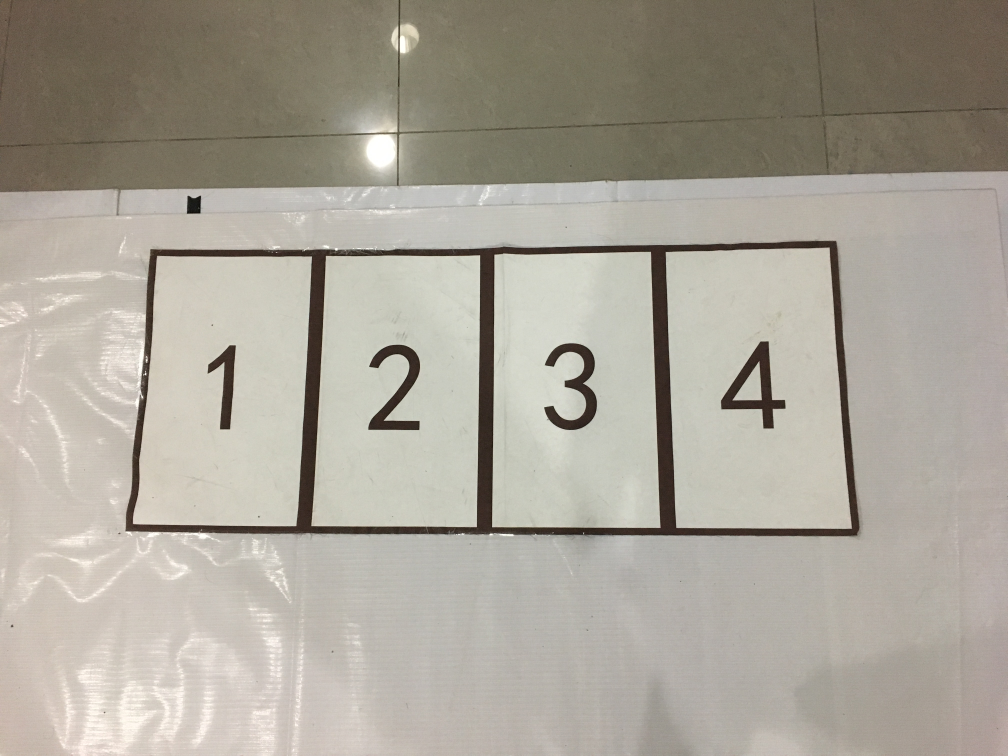
#> input picture test.jpg, 4032 x 3024 px (shown at 1/4 size)
$ python -i line_detection.py   (imports and definitions only)
#> lines starting #> are read from the running program, lines starting #| are printed output that depends on the picture; long printed decimals are rounded

# Used for image processing test

import cv2 as cv
import numpy as np
import camera_capturer
import image_processing
from sklearn.cluster import KMeans
import time
import pytesseract
from skimage import morphology, measure


# [22 lines left out: function point_offset, not called in this run]


def line_detection(image, DEBUG=False):
    """ Detects the edge lines of the lot. HoG is utilized to detect straight
    lines. And K-means is used to cluster analysis to distinguish lines
    representing different edges.

    Args:
        image: image to be detected
        DEBUG: indicator of debug

    Returns:
        lines: line equations drawn from HoG and cluster analysis
        linePoints: points of the lines
    """
#> called with DEBUG = False
    imageDEBUG = image.copy()
    gray = cv.cvtColor(image, cv.COLOR_RGB2GRAY)
    # gray = cv.GaussianBlur(gray,(3,3),0)
    edges = cv.Canny(gray, 50, 150, apertureSize=3)  # apertureSize参数默认其实就是3
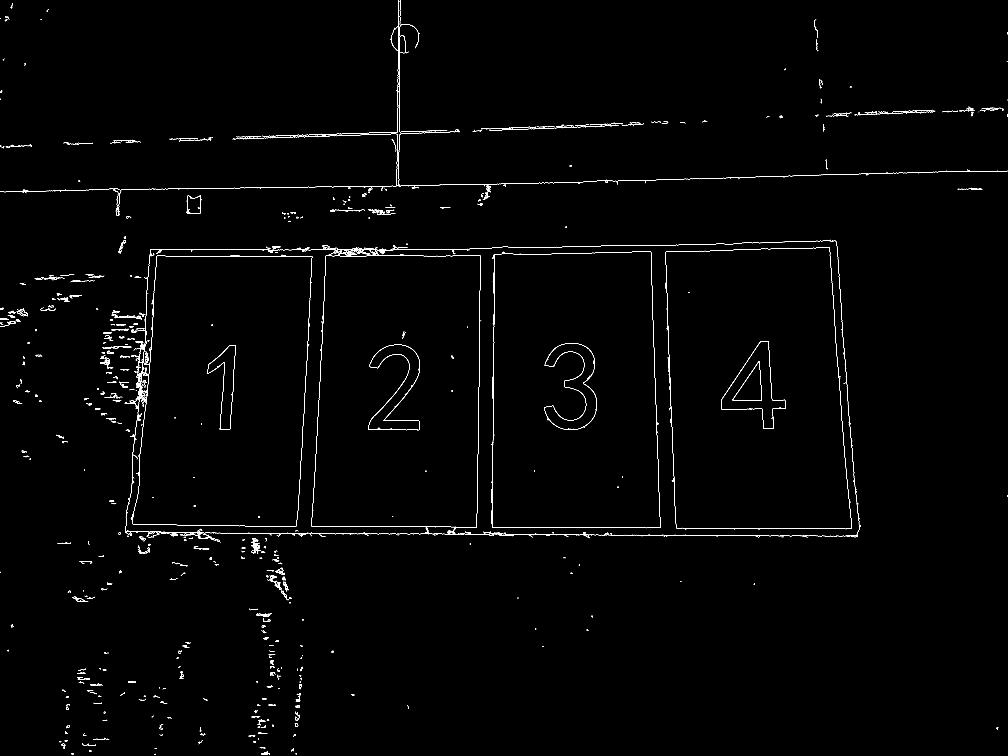
#> edges: shape (3024, 4032) (shown at 1/4 size); 0.55% white in thin lines or dots
    edges[0:30, :] = 0
#> edges: shape (3024, 4032); 0.55% white in thin lines or dots
    edges[0:1, :] = 255
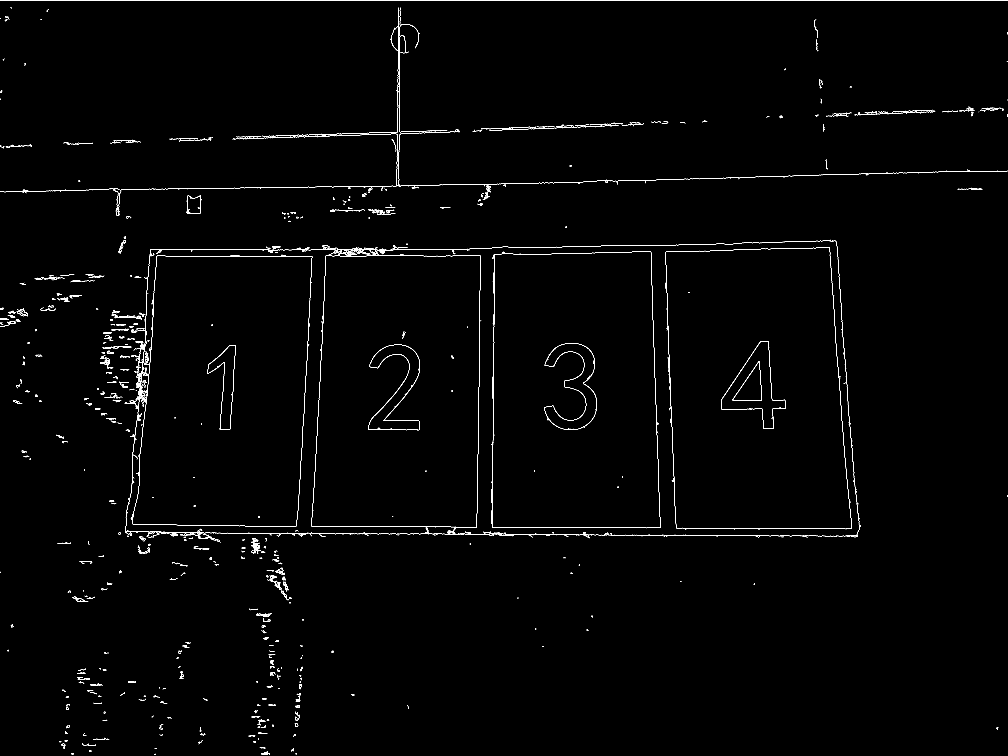
#> edges: shape (3024, 4032) (shown at 1/4 size); 0.58% white in thin lines or dots
    lines = cv.HoughLines(edges, 1, np.pi/180, 80)
#> lines = 744 rows, first 8: [0, 1.57], [-2565, 3.11], [770, 1.55], [589, 1.54], [582, 1.54], [1357, 0.0524], [1026, 1.55], [999, 1.57]
    data = []
    for line in lines:
        rho, theta = line[0]  # line[0]存储的是点到直线的极径和极角，其中极角是弧度表示的。
        a = np.cos(theta)   # theta是弧度
        b = np.sin(theta)
        x0 = a * rho    # 代表x = r * cos（theta）
        y0 = b * rho    # 代表y = r * sin（theta）
        x1 = int(x0 + 1000 * (-b))  # 计算直线起点横坐标
        y1 = int(y0 + 1000 * a)     # 计算起始起点纵坐标
        x2 = int(x0 - 1000 * (-b))  # 计算直线终点横坐标
        y2 = int(y0 - 1000 * a)     # 计算直线终点纵坐标
        cv.line(imageDEBUG, (x1, y1), (x2, y2), (0, 0, 255), 2)
        data.append([theta, x0, y0])
#> this loop made 744 passes
#> (rho, theta, a, b, x0, y0, x1, y1) on passes 1 to 3: (0, 1.57, -4.37e-08, 1, 0, 0, -1000, 0), (-2565, 3.11, -0.999, 0.0349, 2563.4, -89.52, 2528, -1088), (770, 1.55, 0.0175, 1, 13.44, 769.9, -986, 787)
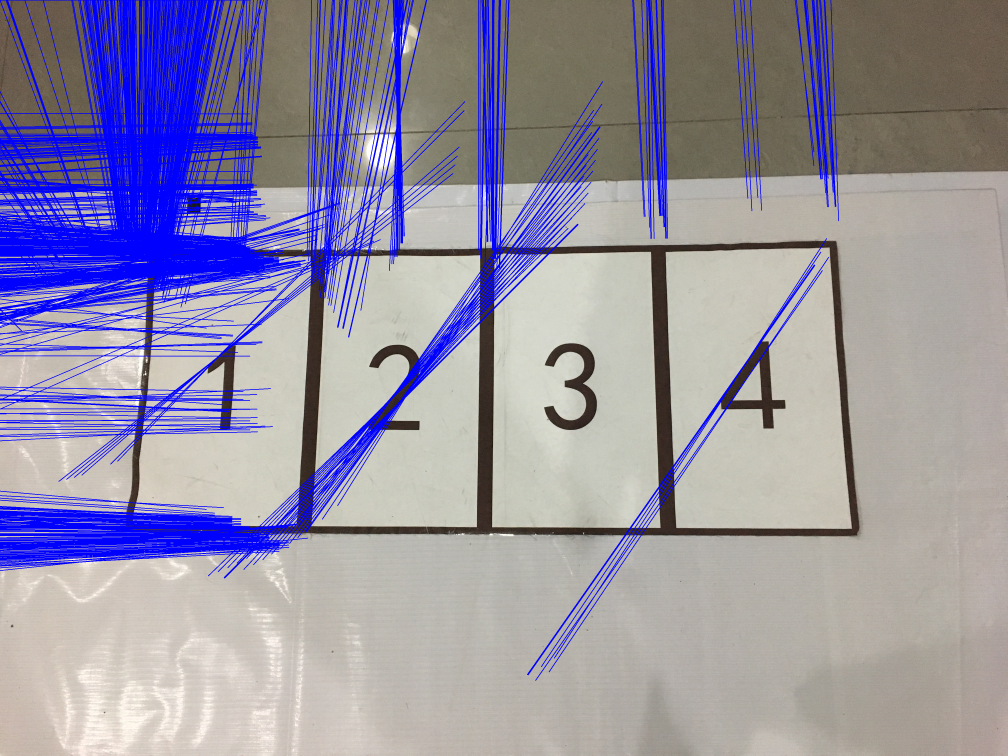
#> imageDEBUG: shape (3024, 4032, 3) (shown at 1/4 size); mean R, G, B 149.3, 144.6, 167
#> after the loop, data = 744 items, first 6: [1.57, 0, 0], [3.11, 2563.4, -89.52], [1.55, 13.44, 769.9], [1.54, 20.56, 588.6], [1.54, 20.31, 581.6], [0.0524, 1355.1, 71.02]
    data = np.array(data)
#> data = 744 rows, first 8: [1.57, 0, 0], [3.11, 2563.4, -89.52], [1.55, 13.44, 769.9], [1.54, 20.56, 588.6], [1.54, 20.31, 581.6], [0.0524, 1355.1, 71.02], [1.55, 17.91, 1025.8], [1.57, -4.37e-05, 999]
    # 聚类
    class_num = 3
    slope_data = data[:, 0]
#> slope_data = 744 values, max 3.12 at index 92, min 0 at index 42, mean 1.42
    slope_data = slope_data.reshape(-1, 1)
    kmeans = KMeans(n_clusters=class_num, random_state=10).fit(slope_data)
    kmeans_idx = kmeans.labels_
#> kmeans_idx = 744 values, max 2 at index 1, min 0 at index 0, mean 0.7
    target = kmeans.cluster_centers_
#> target = [1.53, 0.183, 2.99]
    if(max(target) < 1.4):
        print('[warning]max target:', max(target))

    # 区分聚类获得的三条直线
    idx_hori = np.argmax(target)  # 离车最近的线
#> idx_hori = 2
    idx_near = np.argmin(target)
#> idx_near = 1
    idx_far = list(set(range(class_num))-set([idx_near])-set([idx_hori]))[0]
#> idx_far = 0
    lines = []
    for i in [idx_hori, idx_far, idx_near]:
        temp = data[kmeans_idx == i]
        if(i == idx_hori):  # 水平
            idx = np.argmax(temp[:, 2])
            if(temp[idx][-1] < 25):
                print('[warning]hori offset', temp[idx]
                      [-1], '-> 50')  # 如果是0代表没有检测到横线
                temp[idx][-1] = 50
            elif(temp[idx][-1] > 100):
                print('[warning]hori offset', temp[idx]
                      [-1], '-> 50')  # 如果是0代表没有检测到横线
                temp[idx][-1] = 50
            lines.append(temp[idx])
        elif(i == idx_near):  # 近的线
            idx = np.argmin(abs(temp[:, 0]-target[i]))
            lines.append(temp[idx])
        elif(i == idx_far):
            idx = np.argmin(abs(temp[:, 0]-target[i]))
            lines.append(temp[idx])
#> this loop made 3 passes
#> (i, idx) on passes 1 to 3: (2, 139), (0, 2), (1, 124)
#| [warning]hori offset 618.718 -> 50
#> after the loop, lines = [[2.36, -618.7, 50], [1.54, 20.56, 588.6], [0.175, 819.4, 144.5]]

    linePoints = []
    for i in lines:
        theta = i[0]
        x0 = i[1]
        y0 = i[2]
        a = np.cos(theta)  # theta是弧度
        b = np.sin(theta)
        x1 = int(x0 + 1000 * (-b))  # 计算直线起点横坐标
        y1 = int(y0 + 1000 * a)     # 计算起始起点纵坐标
        x2 = int(x0 - 1000 * (-b))  # 计算直线终点横坐标
        y2 = int(y0 - 1000 * a)     # 计算直线终点纵坐标
        linePoints.append([x1, y1, x2, y2])
        cv.line(imageDEBUG, (x1, y1), (x2, y2), (0, 255, 255), 2)
#> this loop made 3 passes
#> (theta, x0, y0, a, b, x1, y1, x2) on passes 1 to 3: (2.36, -618.7, 50, -0.707, 0.707, -1325, -657, 88), (1.54, 20.56, 588.6, 0.0349, 0.999, -978, 623, 1019), (0.175, 819.4, 144.5, 0.985, 0.174, 645, 1129, 993)
#> after the loop, linePoints = [[-1325, -657, 88, 757], [-978, 623, 1019, 553], [645, 1129, 993, -840]]
    cv.imwrite('edges.jpg', edges)
    cv.imwrite('lineDetection.jpg', imageDEBUG)
    if(DEBUG):
        cv.imshow("edges", edges)
        cv.imshow("image-lines", imageDEBUG)
        cv.waitKey(0)

    return lines, linePoints


# [243 lines left out: functions digit_detection, digit_correct, cross_point, getLineParameters, not called in this run]

>>> import cv2
>>> picture = cv2.cvtColor(cv2.imread('test.jpg'), cv2.COLOR_BGR2RGB)
>>> result = line_detection(picture)
#> result = ([[2.36, -618.7, 50], [1.54, 20.56, 588.6], [0.175, 819.4, 144.5]], [[-1325, -657, 88, 757], [-978, 623, 1019, 553], [645, 1129, 993, -840]])
